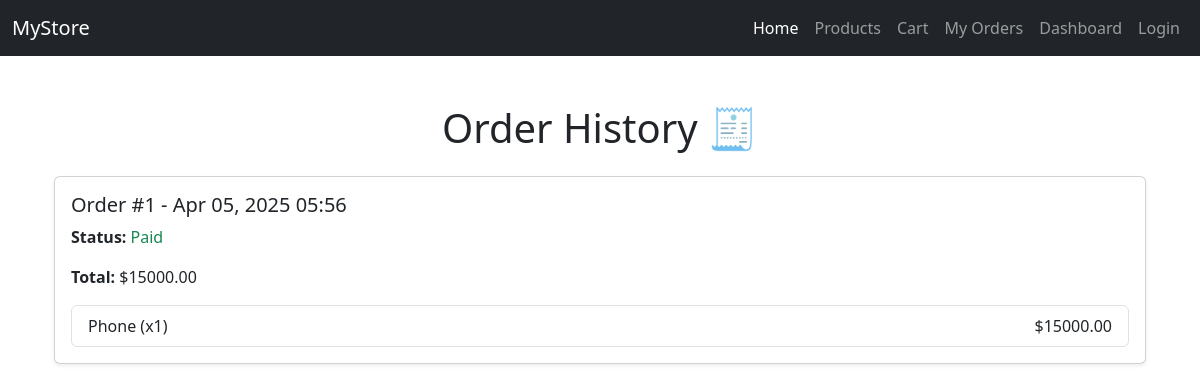
/order-history/ (signed in), run on an earlier commit of the app's database.
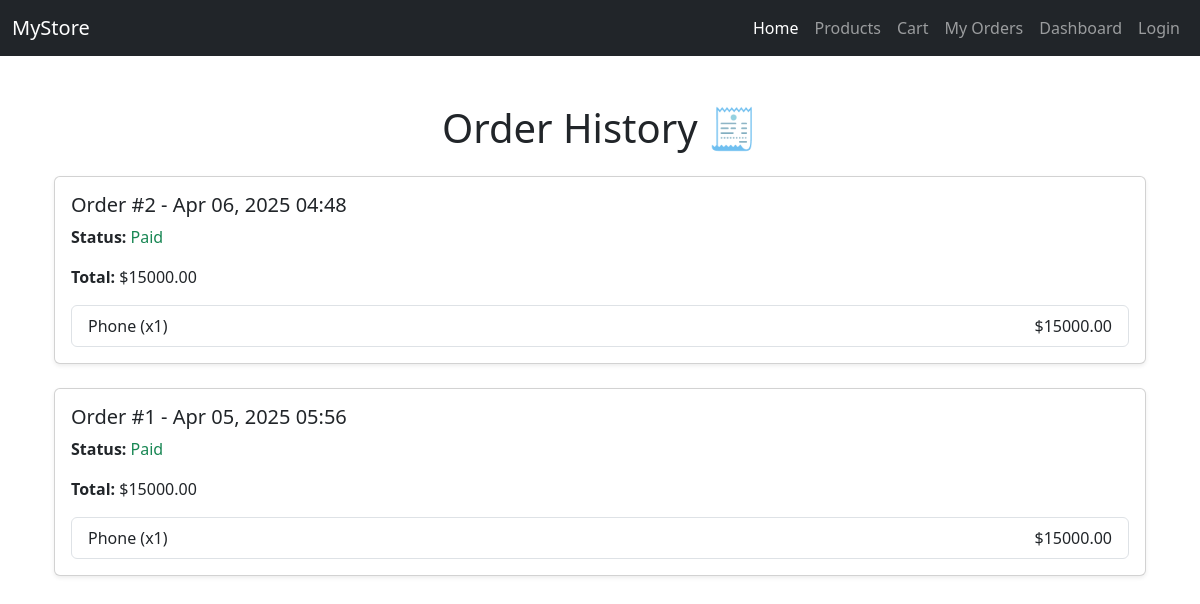
And on a later commit of the database.
### store/models.py (models this page shows, shortened)
class Order(models.Model):
    user = models.ForeignKey(User, on_delete=models.CASCADE)
    created_at = models.DateTimeField(auto_now_add=True)
    total_price = models.DecimalField(max_digits=10, decimal_places=2)
    is_paid = models.BooleanField(default=False)
    razorpay_order_id = models.CharField(max_length=100, blank=True, null=True)

class OrderItem(models.Model):
    order = models.ForeignKey(Order, related_name='items', on_delete=models.CASCADE)
    product = models.ForeignKey(Product, on_delete=models.CASCADE)
    quantity = models.PositiveIntegerField()
    price = models.DecimalField(max_digits=10, decimal_places=2)

class Product(models.Model):
    name = models.CharField(max_length=255)
    description = models.TextField()
    price = models.DecimalField(max_digits=10, decimal_places=2)
    image = models.ImageField(upload_to='products/', blank=True, null=True)
    created_at = models.DateTimeField(auto_now_add=True)

### store/views.py (the view)
# urls.py: path('order-history/', views.order_history, name='order_history'),
@login_required
def order_history(request):
    orders = Order.objects.filter(user=request.user).order_by('-created_at')
    return render(request, 'store/order_history.html', {'orders': orders})

### store/templates/store/order_history.html (shortened to what this page needs)
{% extends "store/base.html" %}
{% block content %}
<div class="container mt-5">
    <h1 class="mb-4 text-center">Order History 🧾</h1>
    {% for order in orders %}
    <div class="card mb-4 shadow-sm">
        <div class="card-body">
            <h5>Order #{{ order.id }} - {{ order.created_at|date:"M d, Y H:i" }}</h5>
            <p><strong>Status:</strong> {% if order.is_paid %}
                <span class="text-success">Paid</span>
            {% else %}
                <span class="text-danger">Not Paid</span>
            {% endif %}</p>
            <p><strong>Total:</strong> ${{ order.total_price }}</p>
            <ul class="list-group mt-3">
                {% for item in order.items.all %}
                <li class="list-group-item d-flex justify-content-between">
                    {{ item.product.name }} (x{{ item.quantity }})
                    <span>${{ item.price }}</span>
                </li>
                {% endfor %}
            </ul>
        </div>
    </div>
    {% empty %}
    <p class="text-center text-muted">No orders found.</p>
    {% endfor %}
</div>
{% endblock %}

### store/templates/store/base.html (shortened to what this page needs)
<!DOCTYPE html>
<html lang="en">
<head>
    <link href="https://cdn.jsdelivr.net/npm/bootstrap@5.3.3/dist/css/bootstrap.min.css" rel="stylesheet">
</head>
<body>
    {% include "store/navbar.html" %}
    <div class="container">
        {% block content %}{% endblock %}
    </div>
</body>
</html>

### store/templates/store/navbar.html (shortened to what this page needs)
<nav class="navbar navbar-expand-lg navbar-dark bg-dark">
    <div class="container-fluid">
        <a class="navbar-brand" href="{% url 'home' %}">MyStore</a>
        <div class="collapse navbar-collapse" id="navbarNav">
            <ul class="navbar-nav ms-auto">
                <li class="nav-item">
                    <a class="nav-link active" href="{% url 'home' %}">Home</a>
                </li>
                <li class="nav-item">
                    <a class="nav-link" href="{% url 'products' %}">Products</a>
                </li>
                <li class="nav-item">
                    <a class="nav-link" href="{% url 'cart' %}">Cart</a>
                </li>
                <li class="nav-item">
                    <a class="nav-link" href="{% url 'order_history' %}">My Orders</a>
                </li>
                {% if request.user.is_staff %}
                <li class="nav-item">
                    <a class="nav-link" href="{% url 'admin_dashboard' %}">Dashboard</a>
                </li>
                {% endif %}
                <li class="nav-item">
                    <a class="nav-link" href="{% url 'login' %}">Login</a>
                </li>
            </ul>
        </div>
    </div>
</nav>

What changed in the data, as far as the page shows it:
added Order: id "2", created_at "Apr 06, 2025 04:48", is_paid "Paid", total_price "15000.00"
added OrderItem: product.name "Phone", quantity "1", price "15000.00", shown under "2"
